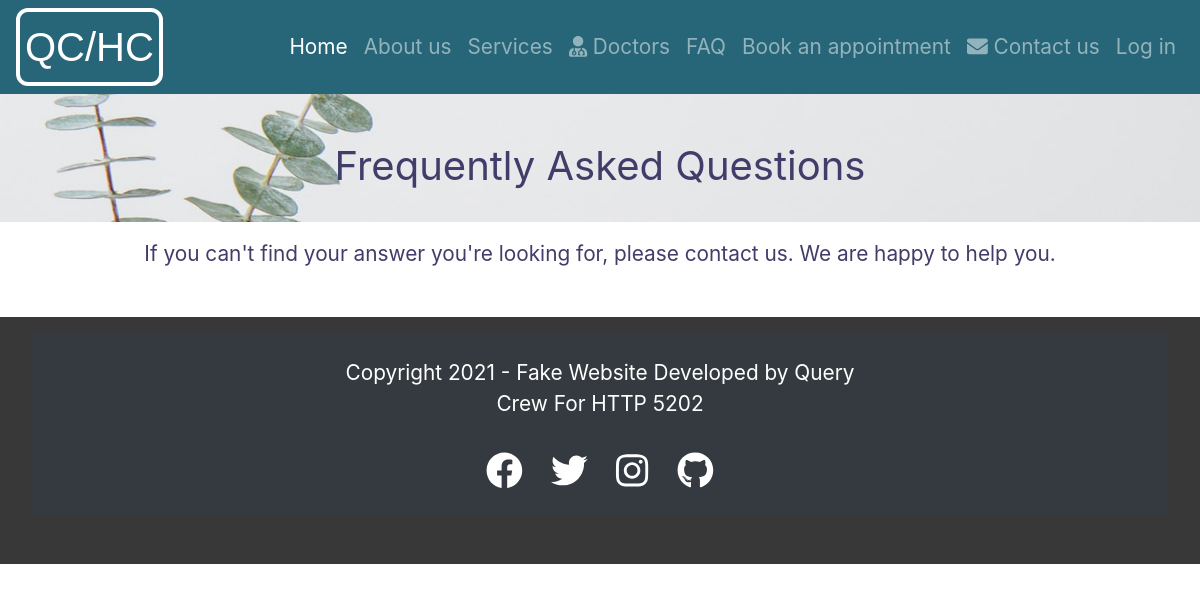
Before: /pages/faq.php with the older database file.
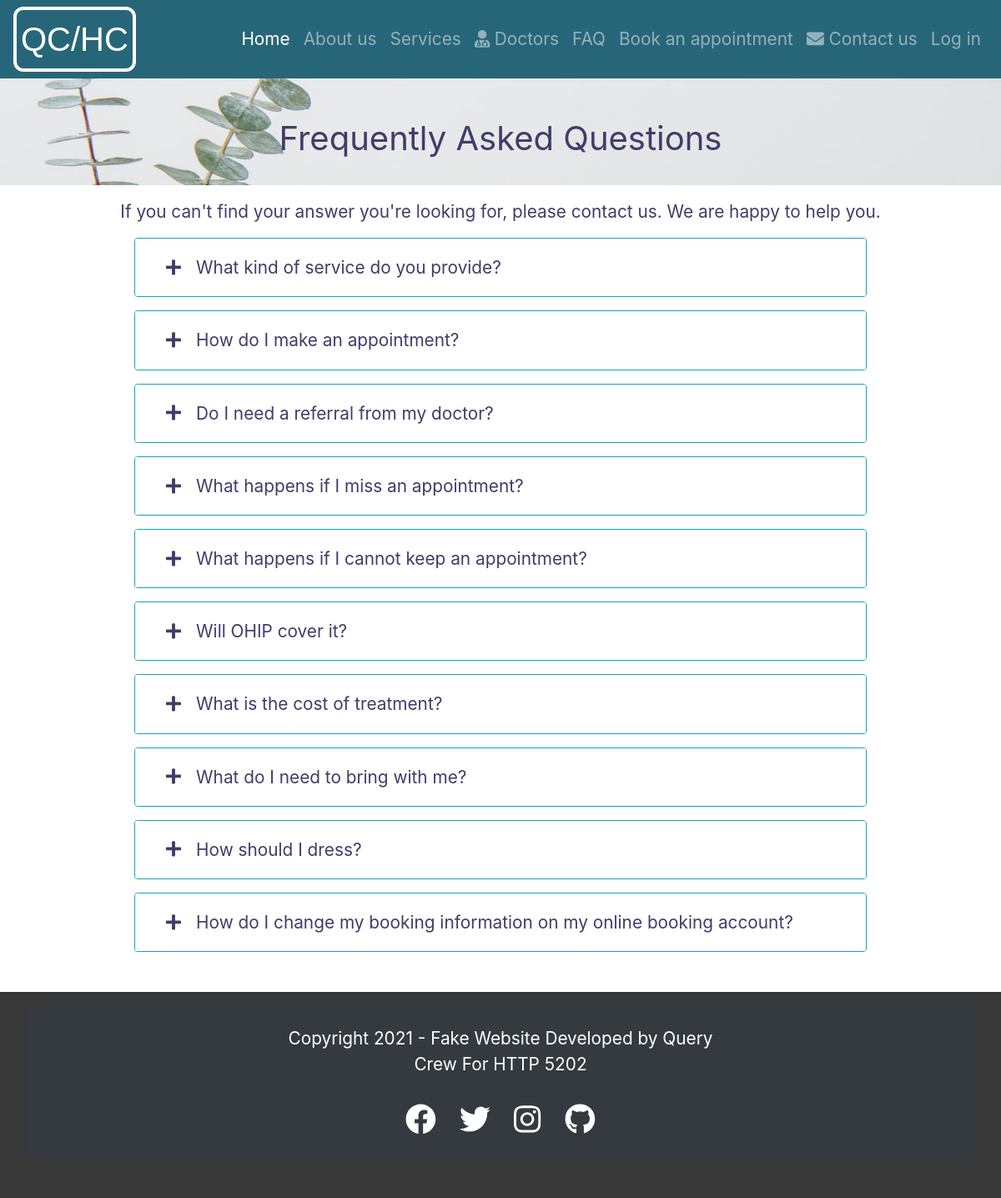
After: the same page with the newer database file.
### tables this page shows
CREATE TABLE `faqs` (
  `id` int(11) NOT NULL,
  `questioner_id` int(20) UNSIGNED DEFAULT NULL,
  `question` varchar(300) NOT NULL,
  `answer` varchar(2000) NOT NULL
);

### database/FaqPDO.php (called while the page is built, shortened)
<?php
  class FaqPDO {
     public function getFaqs($dbcon) {
         $query = "SELECT * FROM faqs";
         $pdostm = $dbcon->prepare($query);
         $pdostm->execute();
         $faqs = $pdostm->fetchAll(\PDO::FETCH_OBJ);
         return $faqs;
     }
  }

### pages/faq.php (the view, shortened to what this page needs)
<?php
$dbcon = Database::getDb();
$newFaqs = new FaqPDO();
$faqs = $newFaqs->getFaqs($dbcon);
?>
<!DOCTYPE html>
<html lang="en">
  <head>
      <link rel="stylesheet" href="library/bootstrap/bootstrap.min.css">
      <link rel="stylesheet" href="css/HeaderFooter.css">
      <link rel="stylesheet" href="css/faq.css">
  </head>
  <body>
    <?php include_once 'pages/header.php'; ?>
    <main>
        <div class="text-center py-4 faq-title-container">
            <h1 class="faq-title mt-4">Frequently Asked Questions</h1>
        </div>
        <div class="container-fluid mt-3 mb-5">
            <p class="text-center">If you can't find your answer you're looking for, please contact us. We are happy to help you.</p>
            <div class="accordion mb-4" id="accordionExample">
                <?php foreach ($faqs as $faq) { ?>
                    <div class="card w-75 mx-auto mb-3 border border-info rounded">
                        <div class="card-header card-bg" id="heading<?= $faq->id; ?>">
                            <h2 class="mb-0">
                                <button class="btn btn-link btn-block text-left faq-button" type="button" data-toggle="collapse" data-target="#collapse<?= $faq->id; ?>" aria-expanded="true" aria-controls="collapse<?= $faq->id; ?>">
                                    <i class="fas fa-plus fa-fw mr-2"></i>
                                    <?= $faq->question; ?>
                                </button>
                            </h2>
                        </div>
                    </div>
                <?php } ?>
            </div>
        </div>
    </main>
    <?php include_once 'footer.php'; ?>
  </body>
</html>

### pages/header.php (shortened to what this page needs)
<header>
     <nav class="navbar navbar-expand-lg navbar-dark cyan">
         <a class="navbar-brand font-bold logo" href="index.php?page=home">QC/HC</a>
                <div class="collapse navbar-collapse" id="navbarSupportedContent-4">
                    <ul class="navbar-nav ml-auto">
                        <li class="nav-item ">
                            <a class="nav-link <?php echo ($_GET['page']==='home' || !isset($_GET['page']))? 'active' : '' ?>" href="index.php?page=home">Home </a>
                        </li>
                        <li class="nav-item ">
                            <a class="nav-link  <?php echo ($_GET['page']==='about_us')? 'active' : '' ?>" href="index.php?page=about_us"> About us </a>
                        </li>
                        <li class="nav-item ">
                            <a class="nav-link <?php echo ($_GET['page']==='indexServices')? 'active' : '' ?>" href="index.php?page=indexServices"> Services </a>
                        </li>
                        <li class="nav-item ">
                            <a class="nav-link <?php echo ($_GET['page']==='indexDoctor')? 'active' : '' ?>" href="index.php?page=indexDoctor"> <i class="fas fa-user-md"></i> Doctors </a>
                        </li>
                        <li class="nav-item ">
                            <a class="nav-link <?php echo ($_GET['page']==='faq')? 'active' : '' ?>" href="index.php?page=faq">FAQ </a>
                        </li>
                        <li class="nav-item ">
                            <a class="nav-link <?php echo ($_GET['page']==='patient_register')? 'active' : '' ?>" href="index.php?page=patient_register">Book an appointment </a>
                        </li>
                        <li class="nav-item ">
                            <a class="nav-link <?php echo ($_GET['page']==='contact')? 'active' : '' ?>" href="index.php?page=contact"><i class="fa fa-envelope"></i> Contact us</a>
                        </li>
                        <?php
                        if(!isset($_SESSION["user"])){
                         ?>
                         <li class="nav-item ">
                             <a class="nav-link <?php echo ($_GET['page']==='user_login')? 'active' : '' ?>" href="index.php?page=user_login">Log in</a>
                         </li>
                        <?php } ?>
                    </ul>
                </div>
            </nav>
</header>

### pages/footer.php
<footer>
    <div class="container bg-dark">
        <div class="row text-light text-center py-4 justify-content-center">
            <div class="col-sm-10 col-md-8 col-lg-6">
<p>Copyright 2021 - Fake Website Developed by Query Crew For HTTP 5202</p>
                <ul class="social pt-3">
                <li><a href="#" target="_blank"><i class="fab fa-facebook"></i></a></li>
                <li><a href="#" target="_blank"><i class="fab fa-twitter"></i></a></li>
                <li><a href="#" target="_blank"><i class="fab fa-instagram"></i></a></li>
                <li><a href="#" target="_blank"><i class="fab fa-github"></i></a></li>
            </ul>
            </div>
        </div>
    </div>
</footer>

### css/HeaderFooter.css (style rules this page uses)
html { font-family: "Roboto", sans-serif; }
header { background-color: #276678!important; }
.logo { font-family: sans-serif; font-size: 40px; text-align: center; border: 4px white solid; border-radius: 12px; padding: 5px; }
a { color: white; }
footer { background: #383838; padding: 1rem 2rem 3rem; }
footer p, footer a, .socket a { color: white; text-decoration: none; }
ul.social { list-style-type: none; display: flex; max-width: 16rem; margin: 0 auto; padding: 0; }
ul.social li { margin: 0 auto; }
footer .svg-inline--fa { font-size: 2.3rem; }

### css/faq.css (style rules this page uses)
body { color: #413c69; font-size: 1.3rem; }
.faq-title-container { background-image: url("../img/FAQ/faq1.jpg"); background-size: cover; background-position: 30% 100%; }
.faq-title { font-weight: 400; }
.card-bg { background-color: #fff; }
.faq-button { color: #413c69; font-size: 1.3rem; }

Changed rows visible on the page:
added faqs: question "What kind of service do you provide?"
added faqs: question "How do I make an appointment?"
added faqs: question "Do I need a referral from my doctor?"
added faqs: question "What happens if I miss an appointment?"
added faqs: question "What happens if I cannot keep an appointment?"
added faqs: question "Will OHIP cover it?"
added faqs: question "What is the cost of treatment?"
added faqs: question "What do I need to bring with me?"
added faqs: question "How should I dress?"
added faqs: question "How do I change my booking information on my online booking account?"
